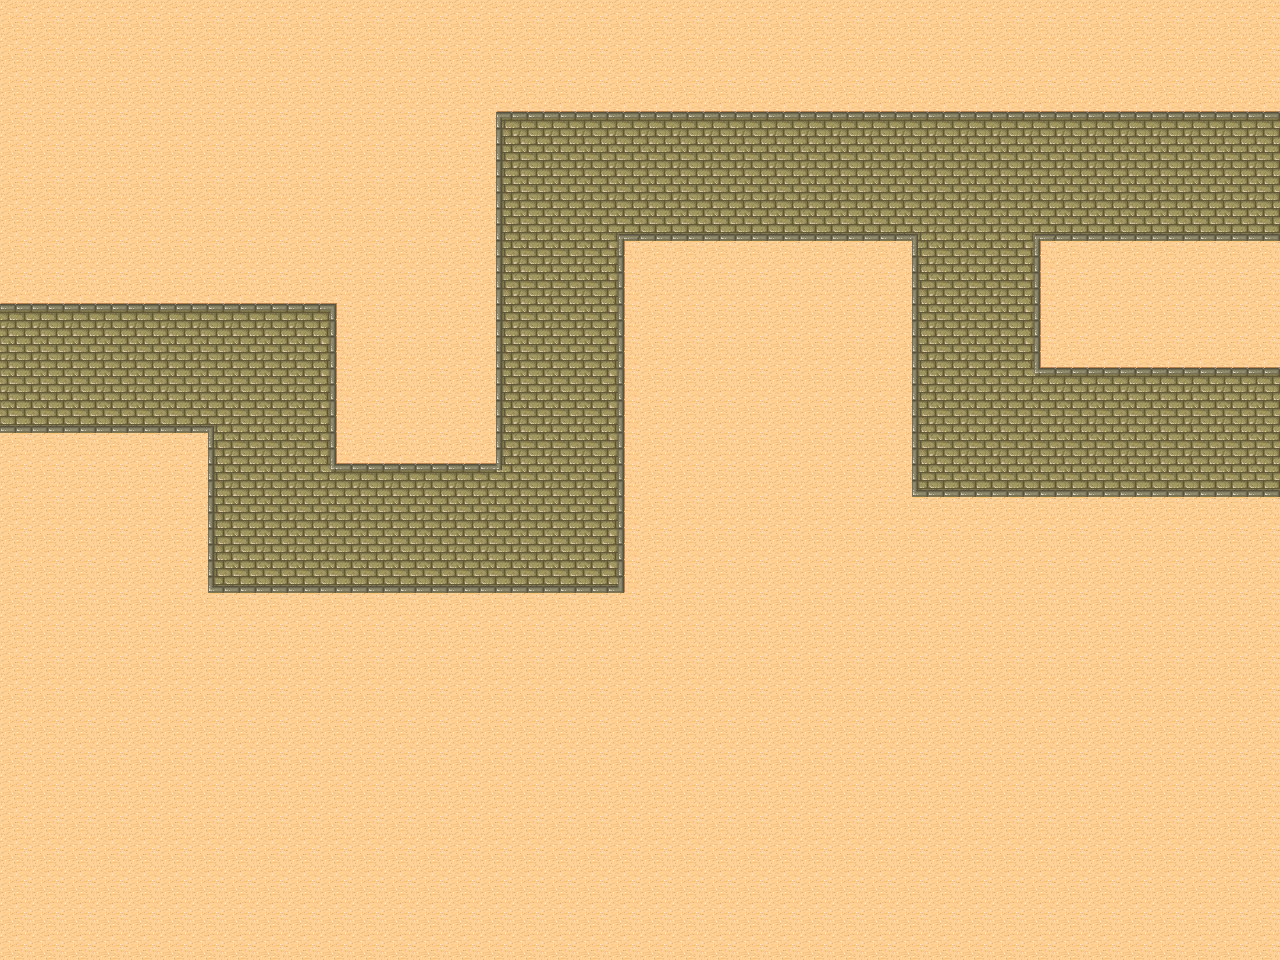

Tiled map render using the project's own tile images. Description and the map definition, with tile-layer contents summarised, below:
An orthogonal 40x30 tile map with 32x32 px tiles, 1 tile layer (layer1).

<map version="1.0" orientation="orthogonal" renderorder="right-down" width="40" height="30" tilewidth="32" tileheight="32">
 <tileset firstgid="1" name="tmw_desert_spacing" tilewidth="32" tileheight="32" spacing="1" margin="1">
  <image source="tmw_desert_spacing.png" width="265" height="199" />
  <terraintypes>
   <terrain name="新地形" tile="9" />
   <terrain name="新地形" tile="33">
    <properties>
     <property name="wall" value="1" />
    </properties>
   </terrain>
  </terraintypes>
  <tile id="0" terrain=",,,0" />
  <tile id="1" terrain=",,0,0">
   <properties>
    <property name="aaa" value="bbb" />
   </properties>
  </tile>
  <tile id="2" terrain=",,0,">
   <properties>
    <property name="aaa" value="ccc" />
   </properties>
  </tile>
  <tile id="8" terrain=",0,,0" />
  <tile id="9" terrain="0,0,0,0" />
  <tile id="10" terrain="0,,0," />
  <tile id="16" terrain=",0,," />
  <tile id="17" terrain="0,0,," />
  <tile id="18" terrain="0,,," />
  <tile id="19" terrain="0,0,0," />
  <tile id="20" terrain="0,0,,0" />
  <tile id="24" terrain=",,,1">
   <properties>
    <property name="wall" value="1" />
   </properties>
  </tile>
  <tile id="25" terrain=",,1,1">
   <properties>
    <property name="wall" value="1" />
   </properties>
  </tile>
  <tile id="26" terrain=",,1,">
   <properties>
    <property name="wall" value="1" />
   </properties>
  </tile>
  <tile id="27" terrain="0,,0,0" />
  <tile id="28" terrain=",0,0,0" />
  <tile id="32" terrain=",1,,1">
   <properties>
    <property name="wall" value="1" />
   </properties>
  </tile>
  <tile id="33" terrain="1,1,1,1">
   <properties>
    <property name="wall" value="1" />
   </properties>
  </tile>
  <tile id="34" terrain="1,,1,">
   <properties>
    <property name="wall" value="1" />
   </properties>
  </tile>
  <tile id="35" terrain="1,1,1,">
   <properties>
    <property name="wall" value="1" />
   </properties>
  </tile>
  <tile id="36" terrain="1,1,,1">
   <properties>
    <property name="wall" value="1" />
   </properties>
  </tile>
  <tile id="40" terrain=",1,,">
   <properties>
    <property name="wall" value="1" />
   </properties>
  </tile>
  <tile id="41" terrain="1,1,,">
   <properties>
    <property name="wall" value="1" />
   </properties>
  </tile>
  <tile id="42" terrain="1,,,">
   <properties>
    <property name="wall" value="1" />
   </properties>
  </tile>
  <tile id="43" terrain="1,,1,1">
   <properties>
    <property name="wall" value="1" />
   </properties>
  </tile>
  <tile id="44" terrain=",1,1,1">
   <properties>
    <property name="wall" value="1" />
   </properties>
  </tile>
 </tileset>
 <layer name="layer1" width="40" height="30">
  <properties>
   <property name="ccc" value="sdsd" />
  </properties>
  <data>[1200 cells, 1200 non-empty, 14 distinct tile ids]</data>
 </layer>
</map>
